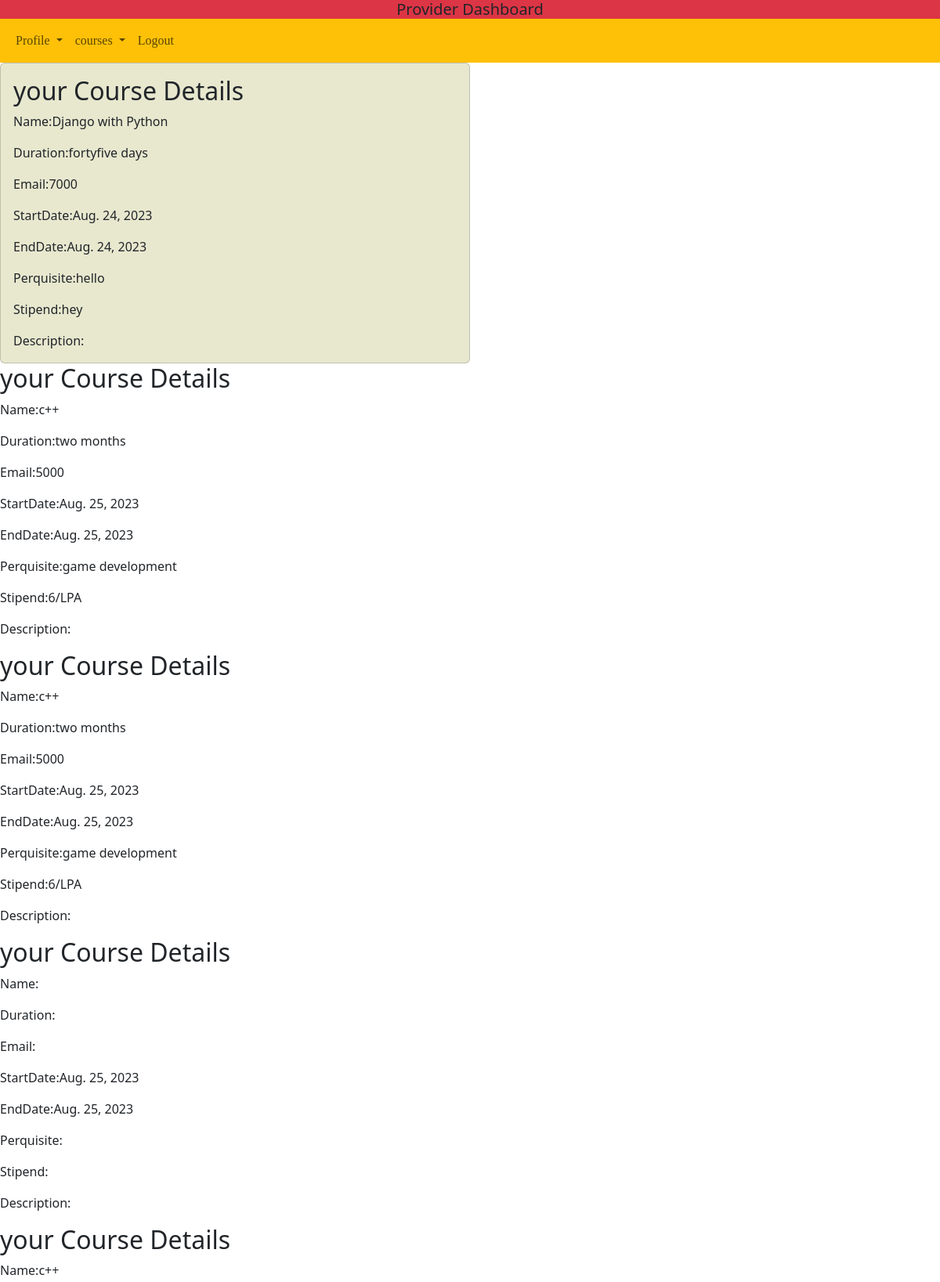
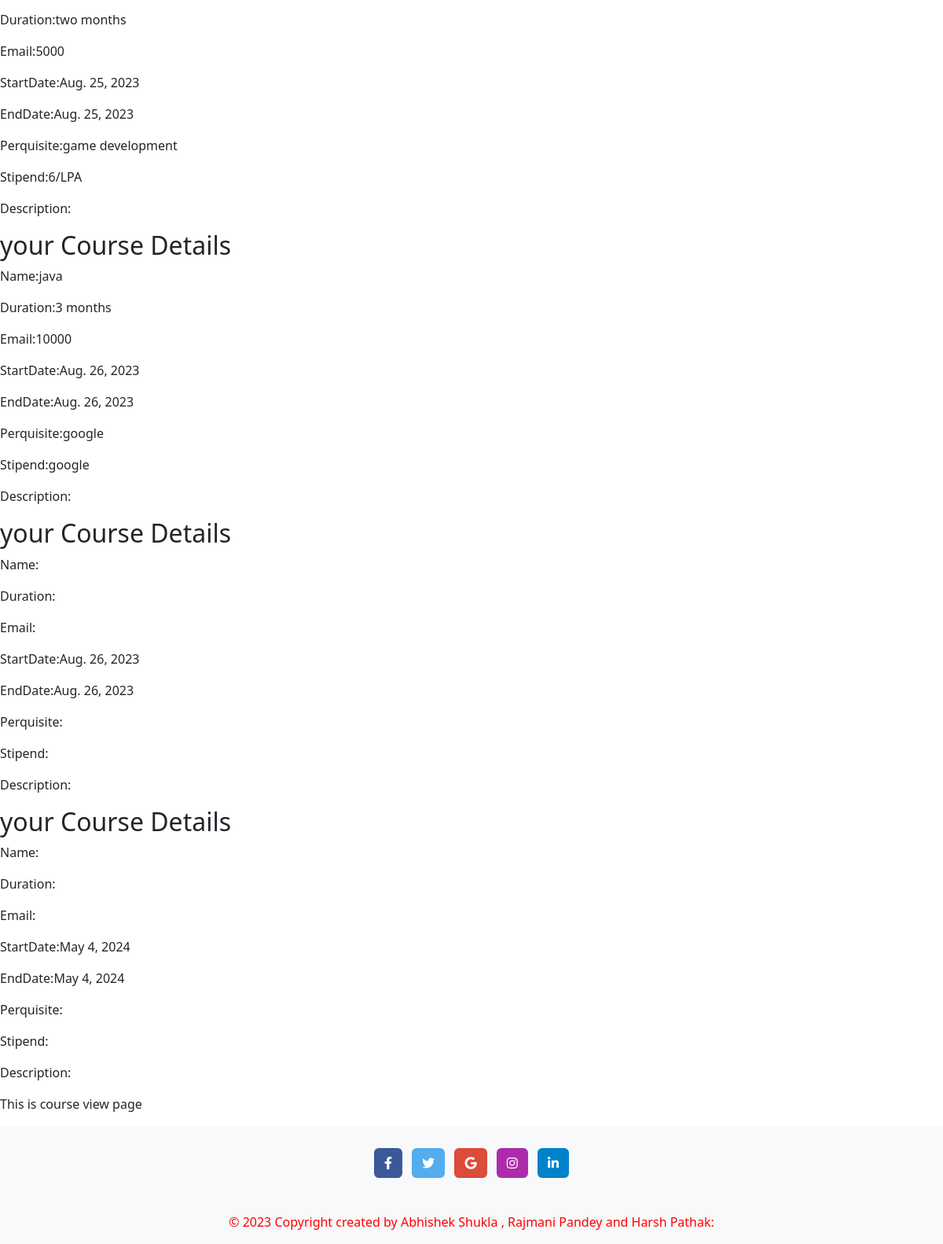
Page /providerviewcourse/ on the committed database (2 pictures, top to bottom).
### internship/models.py (models this page shows, shortened)
class ProgramDetails(models.Model):
    Providerid=models.ForeignKey(Provider,on_delete=models.DO_NOTHING)
    programname=models.CharField(max_length=100)
    duration=models.CharField(max_length=20)
    fees=models.CharField(max_length=100)
    startdate=models.DateField(default=timezone.now)
    enddate=models.DateField(default=timezone.now)
    perquisite=models.CharField(max_length=255)
    stipend=models.CharField(max_length=3)
    description=models.CharField(max_length=255)

### internship/provider_views.py (the view)
# urls.py: path("providerviewcourse/",provider_views.providerviewcourse),
def providerviewcourse(request):
    provider_obj_list=Provider.objects.all()
    course_obj_list=ProgramDetails.objects.all()
    course_contents={
        "provider_key":provider_obj_list,
        "program_data_key":course_obj_list
    }
    return render(request,"internship/internship_provider/provider_viewcourse.html",course_contents)

### internship/templates/internship/internship_provider/provider_viewcourse.html (shortened to what this page needs)
<!DOCTYPE html>
{%load static%}
{% include 'internship/common/provider_common.html'%}
<html lang="en">
<head>
    {% include 'internship/common/common_css.html'%}
</head>
<body>
    <form method="post" action="/providercourse/">
    <div class="card" style="width: 50%;height: auto;background-color: rgb(232, 232, 207);max-width: left;">
       <div class="card-body">
        {% for d in program_data_key%}
           <h2>your Course Details</h2>
           <p class="card-text">Name:{{d.programname}}
           </p>
           <p class="card-text">Duration:{{d.duration}}
           </p>
           <p class="card-number">Email:{{d.fees}}
           </p>
       <p class="card-date">StartDate:{{d.startdate}}
       </p>
   <p class="card-date">EndDate:{{d.enddate}}
   </p>
<p class="card-text">Perquisite:{{d.perquisite}}
</p>
<p class="card-text">Stipend:{{d.stipend}}
</p>
<p class="card-text">Description:{{d.description}}
</p>
       </div>
    </div>
    {%endfor%}
    <p>This is course view page</p>
    {%include 'internship/common/commonfooter.html'%}
</body>
</html>

### rows in the picture
ProgramDetails: programname "Django with Python", duration "fortyfive days", fees "7000", startdate "Aug. 24, 2023", enddate "Aug. 24, 2023", perquisite "hello", stipend "hey"
ProgramDetails: programname "c++", duration "two months", fees "5000", startdate "Aug. 25, 2023", enddate "Aug. 25, 2023", perquisite "game development", stipend "6/LPA"
ProgramDetails: programname "c++", duration "two months", fees "5000", startdate "Aug. 25, 2023", enddate "Aug. 25, 2023", perquisite "game development", stipend "6/LPA"
ProgramDetails: startdate "Aug. 25, 2023", enddate "Aug. 25, 2023"
ProgramDetails: programname "c++", duration "two months", fees "5000", startdate "Aug. 25, 2023", enddate "Aug. 25, 2023", perquisite "game development", stipend "6/LPA"
ProgramDetails: programname "java", duration "3 months", fees "10000", startdate "Aug. 26, 2023", enddate "Aug. 26, 2023", perquisite "google", stipend "google"
ProgramDetails: startdate "Aug. 26, 2023", enddate "Aug. 26, 2023"
ProgramDetails: startdate "May 4, 2024", enddate "May 4, 2024"
